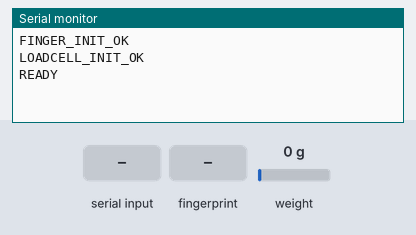
The sketch below on a simulated ESP32. Parts: the last lines printed to the serial monitor. Inputs (shaded band) come from the test bench; at power-on: weight on the scale 0 g.

Above: at 2.2 s.
2.3 s: "SCAN\n" received over Serial
At 3.5 s:
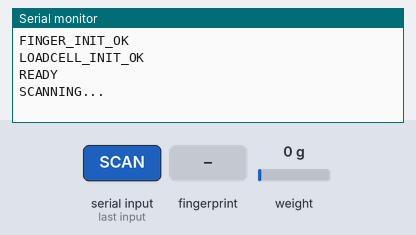
3.8 s: finger stored as number 1 placed on the sensor
At 5.0 s:
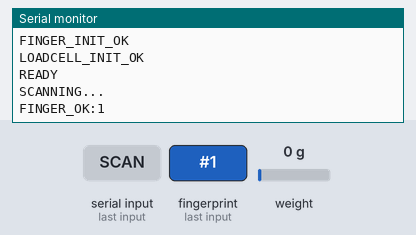
5.6 s: "ENROLL:\n" received over Serial
At 6.3 s:
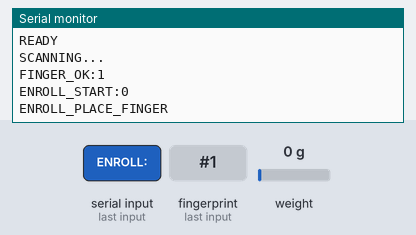
7.1 s: finger stored as number 1 placed on the sensor
At 8.9 s:
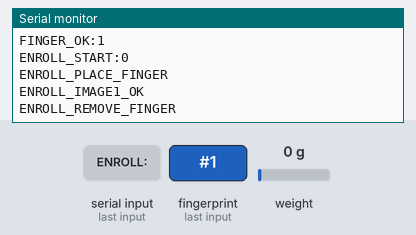
11.0 s: finger stored as number 1 placed on the sensor
At 12.5 s:
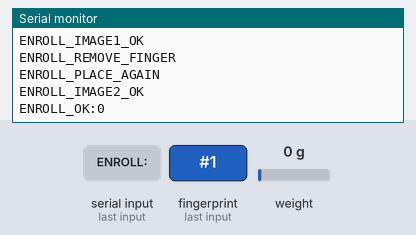
12.8 s: "WEIGHT\n" received over Serial
At 14.5 s:
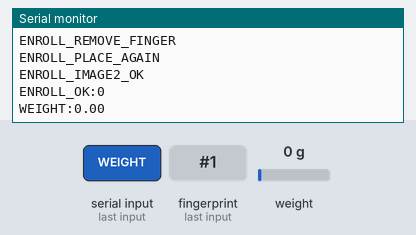

The sketch:

fingerprint_loadcell.ino
```cpp
/*
 ═══════════════════════════════════════════════
  RationSetu - ESP32 Code
  Components:
  - R307/AS608 Fingerprint Sensor
  - HX711 + Load Cell (Weight Sensor)
  - ESP32 DevKit
 ═══════════════════════════════════════════════

 WIRING:
 ┌─────────────────────────────────────────────┐
 │  Fingerprint Sensor (R307/AS608):           │
 │    VCC  → ESP32 3.3V or 5V                  │
 │    GND  → ESP32 GND                         │
 │    TX   → ESP32 GPIO 16 (RX2)               │
 │    RX   → ESP32 GPIO 17 (TX2)               │
 │                                             │
 │  HX711 (Load Cell Amplifier):               │
 │    VCC  → ESP32 3.3V                        │
 │    GND  → ESP32 GND                         │
 │    DT   → ESP32 GPIO 4                      │
 │    SCK  → ESP32 GPIO 5                      │
 └─────────────────────────────────────────────┘
*/

#include <Adafruit_Fingerprint.h>
#include <HardwareSerial.h>
#include "HX711.h"

// ─── FINGERPRINT ───
HardwareSerial mySerial(2);   // UART2
Adafruit_Fingerprint finger = Adafruit_Fingerprint(&mySerial);

// ─── LOAD CELL ───
const int LOADCELL_DOUT_PIN = 4;
const int LOADCELL_SCK_PIN  = 5;
HX711 scale;

// Calibration factor (adjust after testing)
float calibration_factor = -7050.0;

// State
bool enrollMode  = false;
int  enrollId    = 0;
bool scanMode    = false;
bool dispenseMode = false;
float dispenseQty = 0.0;

// ─────────────────────────────────────────────
void setup() {
    Serial.begin(115200);

    // Fingerprint
    mySerial.begin(57600, SERIAL_8N1, 16, 17);

    if (finger.verifyPassword()) {
        Serial.println("FINGER_INIT_OK");
    } else {
        Serial.println("FINGER_INIT_FAIL");
    }

    finger.getTemplateCount();

    // Load Cell
    scale.begin(LOADCELL_DOUT_PIN, LOADCELL_SCK_PIN);
    scale.set_scale(calibration_factor);
    scale.tare(); // Reset to 0

    Serial.println("LOADCELL_INIT_OK");
    Serial.println("READY");
}

// ─────────────────────────────────────────────
void loop() {
    // Read commands from Python
    if (Serial.available()) {
        String cmd = Serial.readStringUntil('\n');
        cmd.trim();

        if (cmd == "SCAN") {
            scanMode = true;
            Serial.println("SCANNING...");

        } else if (cmd.startsWith("ENROLL:")) {
            enrollId = cmd.substring(7).toInt();
            enrollMode = true;
            Serial.println("ENROLL_START:" + String(enrollId));
            enrollFingerprint(enrollId);

        } else if (cmd == "WEIGHT") {
            float weight = scale.get_units(5);
            Serial.println("WEIGHT:" + String(weight, 2));

        } else if (cmd.startsWith("DISPENSE:")) {
            dispenseQty = cmd.substring(9).toFloat();
            dispenseMode = true;
            Serial.println("DISPENSE_START:" + String(dispenseQty));

        } else if (cmd == "TARE") {
            scale.tare();
            Serial.println("TARE_OK");
        }
    }

    // Fingerprint Scan
    if (scanMode) {
        int result = getFingerprintID();
        if (result >= 0) {
            Serial.println("FINGER_OK:" + String(result));
            scanMode = false;
        } else if (result == -1) {
            // Keep trying
        } else {
            Serial.println("FINGER_FAIL");
            scanMode = false;
        }
    }

    // Dispense Mode (Monitor weight)
    if (dispenseMode) {
        float currentWeight = scale.get_units(3);
        Serial.println("CURRENT_WEIGHT:" + String(currentWeight, 2));

        if (currentWeight >= dispenseQty * 0.95) {
            Serial.println("DISPENSE_DONE");
            dispenseMode = false;
        }
        delay(500);
    }

    delay(100);
}

// ─────────────────────────────────────────────
int getFingerprintID() {
    uint8_t p = finger.getImage();

    if (p == FINGERPRINT_NOFINGER) return -1;
    if (p != FINGERPRINT_OK) return -2;

    p = finger.image2Tz();
    if (p != FINGERPRINT_OK) return -2;

    p = finger.fingerFastSearch();
    if (p != FINGERPRINT_OK) return -2;

    return finger.fingerID;
}

// ─────────────────────────────────────────────
void enrollFingerprint(int id) {
    Serial.println("ENROLL_PLACE_FINGER");

    int p = -1;
    while (p != FINGERPRINT_OK) {
        p = finger.getImage();
        if (p == FINGERPRINT_OK) Serial.println("ENROLL_IMAGE1_OK");
        delay(100);
    }

    p = finger.image2Tz(1);
    if (p != FINGERPRINT_OK) {
        Serial.println("ENROLL_FAIL");
        return;
    }

    Serial.println("ENROLL_REMOVE_FINGER");
    delay(2000);

    p = 0;
    while (p != FINGERPRINT_NOFINGER) {
        p = finger.getImage();
        delay(100);
    }

    Serial.println("ENROLL_PLACE_AGAIN");
    p = -1;
    while (p != FINGERPRINT_OK) {
        p = finger.getImage();
        if (p == FINGERPRINT_OK) Serial.println("ENROLL_IMAGE2_OK");
        delay(100);
    }

    p = finger.image2Tz(2);
    if (p != FINGERPRINT_OK) {
        Serial.println("ENROLL_FAIL");
        return;
    }

    p = finger.createModel();
    if (p != FINGERPRINT_OK) {
        Serial.println("ENROLL_FAIL");
        return;
    }

    p = finger.storeModel(id);
    if (p == FINGERPRINT_OK) {
        Serial.println("ENROLL_OK:" + String(id));
    } else {
        Serial.println("ENROLL_FAIL");
    }
}
```

Measured:
- after the input at 2.3 s, the serial monitor: prints a new line at once (image 1)
- after the input at 3.8 s, the serial monitor: prints a new line after 0.30 s (image 2)
- after the input at 5.6 s, the serial monitor: prints a new line at once (image 3)
- after the input at 7.1 s, the serial monitor: prints a new line at once (image 4)
- after the input at 11.0 s, the serial monitor: prints a new line after 0.07 s (image 5)
- after the input at 12.8 s, the serial monitor: prints a new line after 0.57 s (image 6)
